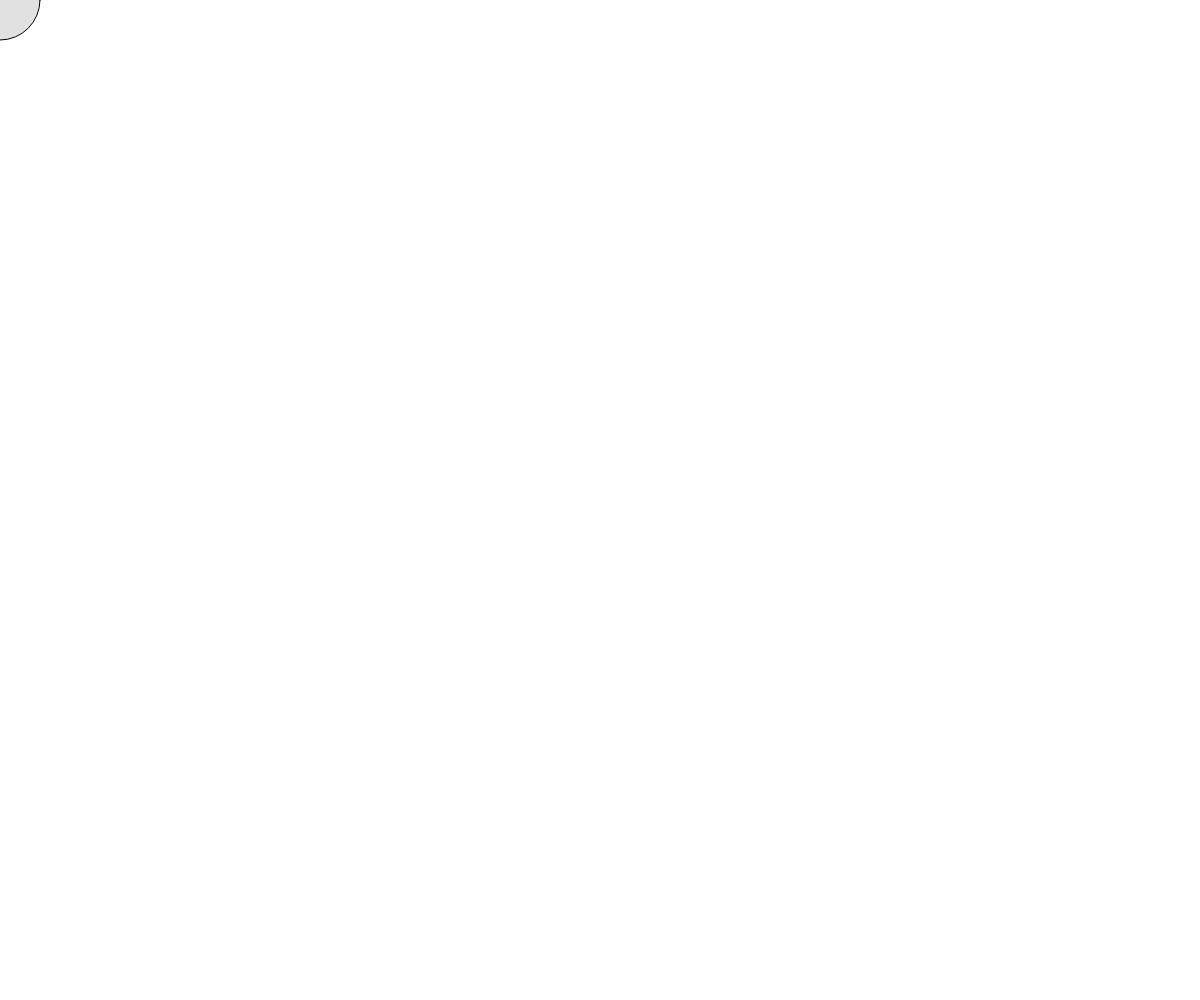
Frame 1 (no input)
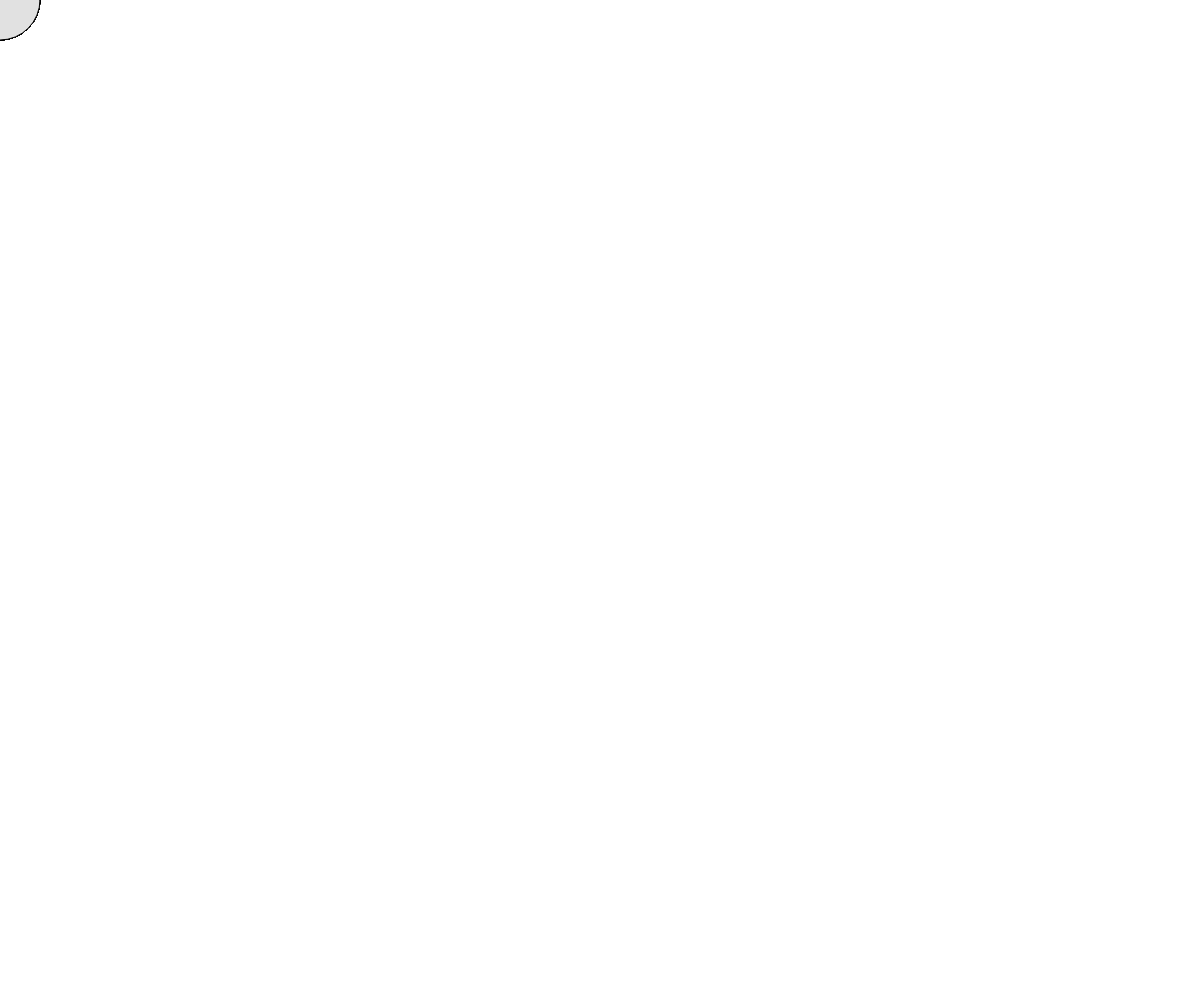
Frame 60 (no input)
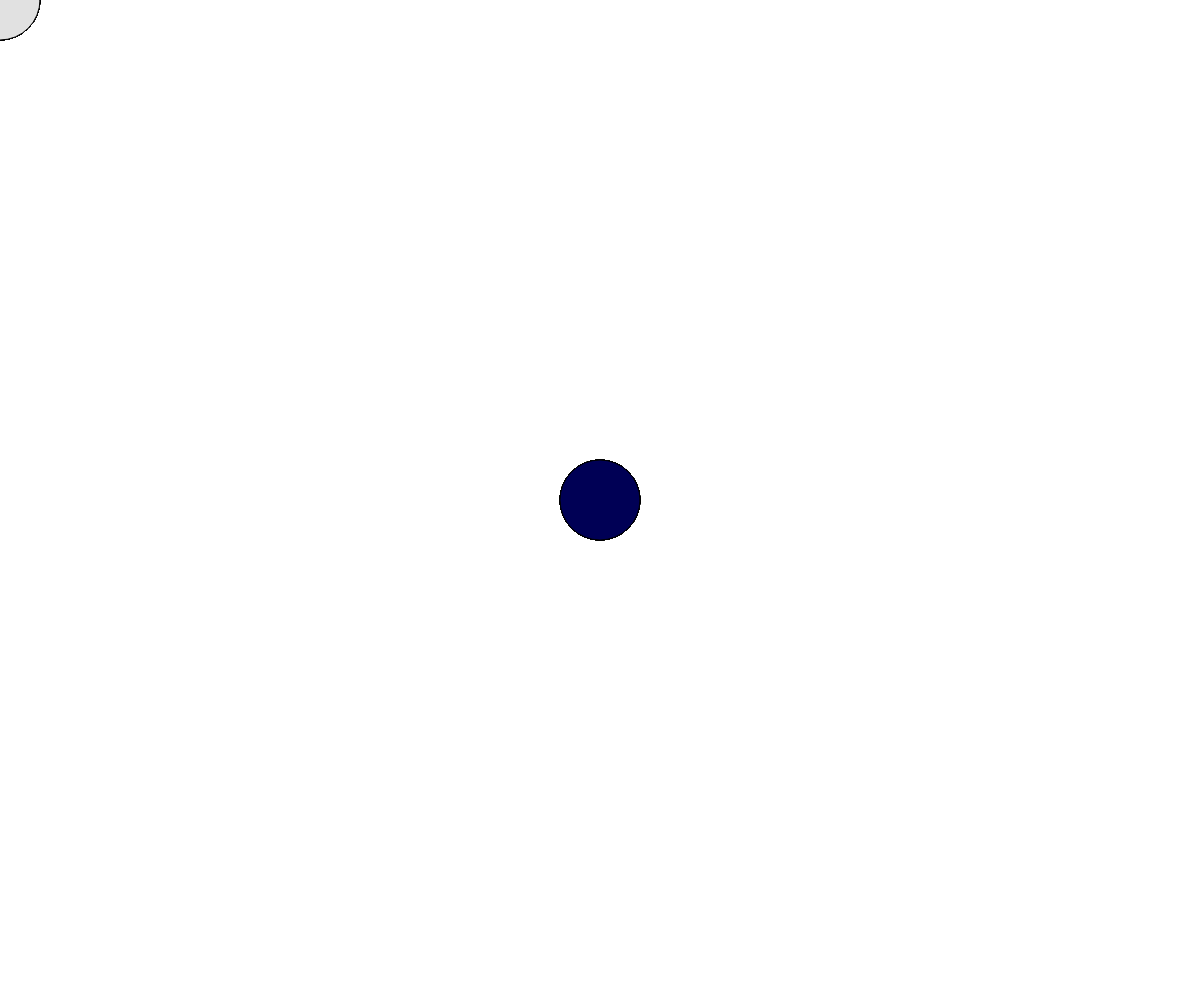
Frame 120 (the mouse pressed at the canvas centre since frame 60)

The p5.js sketch that drew these frames (run headless with seeded random() and noise() and a simulated clock; from frame 60 on, the mouse is pressed at the canvas centre):

// p5.js sketch
// ── sketch.js
let color = 0;

function setup() {
  createCanvas(windowWidth, windowHeight);
}

function draw() {
  if(mouseIsPressed){
    fill(0, 0, color);
  } else {
    fill(225);
  }
  ellipse(mouseX, mouseY, 80, 80);
  color = color + 5;
  if (color > 254){
    color = 0;
  }
}
